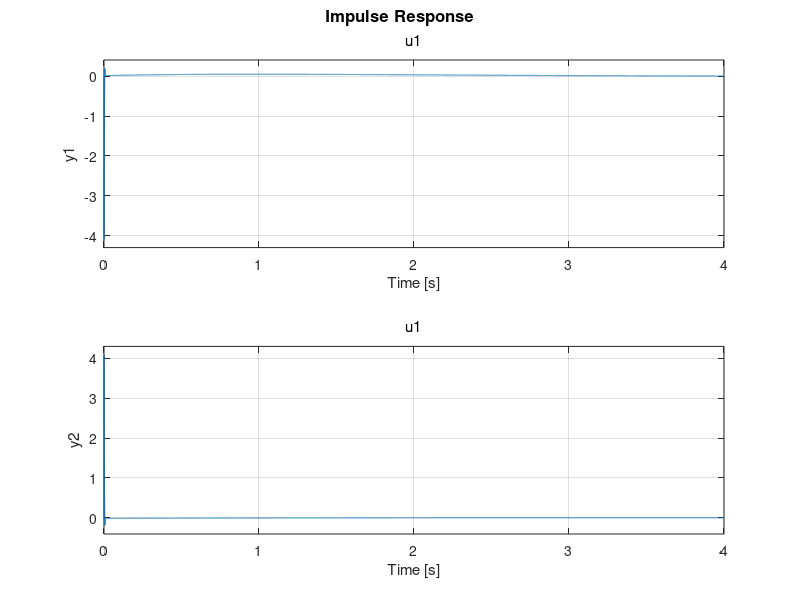
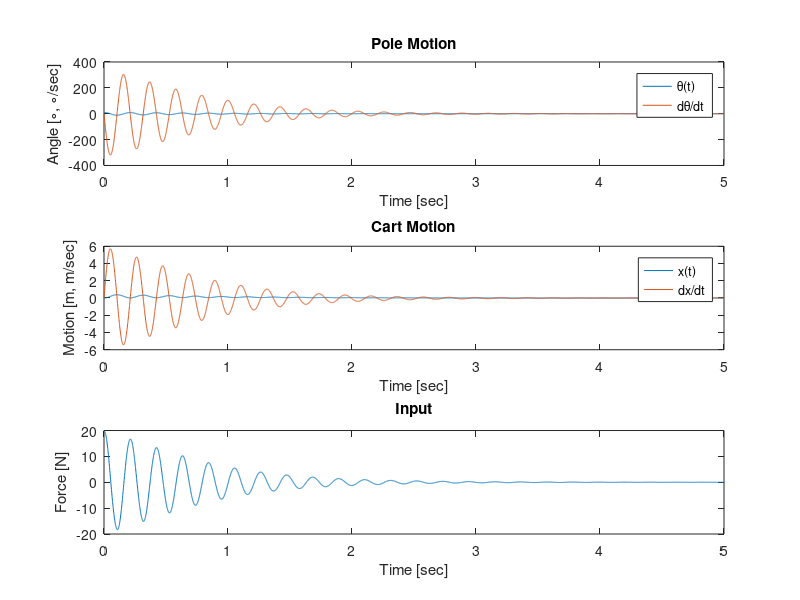
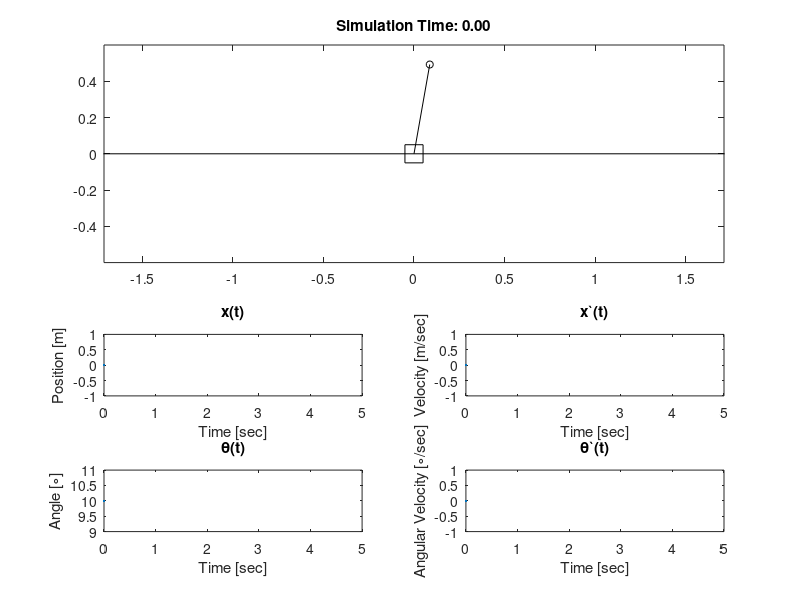

MATLAB code to generate these figures, in order: (Note: this script raises an error after producing the figures.)
%% Inverted Pendulum Cart Simulation
% Controller Design
clc;

M = 0.1;
m = 0.02;
l = 0.5;
b = 0.4;
g = 9.81;
J = m*l^2;
B = 0.001;

D = (m*l)^2-(m+M)*(J+m*l^2);
A = [(J+m*l^2)*b/D -m*l*B/D 0 (m*l)^2*g/D;...
    -m*l*b/D (M+m)*B/D 0 -(M+m)*m*g*l/D;...
    1 0 0 0;...
    0 1 0 0];
BB = [-(J+m*l^2)/D; m*l/D; 0; 0]/D;
sys = ss(A,...
    BB, [0 0 1 0; 0 0 0 1], 0);
Q = [0,0,0,0;...
    0,0,0,0;...
    0,0,1,0;...
    0,0,0,100];
R = 0.01;
[K,S,P] = lqr(sys,Q,R);
figure(1);
impulse(ss(A-BB*K, BB, [0 0 1 0; 0 0 0 1], 0))

%% Simulation
% initial value
dt = 0.001;
t = 0:dt:5;
xp = zeros(size(t));
thp = zeros(size(t));
x = zeros(size(t));
th = zeros(size(t));
F = zeros(size(t));
th(1) = deg2rad(10);

% Runge-Kutta Simulation
wb = waitbar(0, 'Wait...');
f = @(xp, thp, th, F) [[m*l*cos(th) J+m*l^2; M+m m*l*cos(th)]\[m*g*l*sin(th)-B*thp; F-b*xp+m*l*thp^2*sin(th)]; xp; thp];
for n = 1:length(t)-1
    waitbar(n/length(t), wb);
    F(n) = (K*[xp(n); thp(n); x(n); th(n)]);
    
    k1 = f(xp(n), thp(n), th(n), F(n));
    k2 = f(xp(n)+dt*k1(1)/2, thp(n)+dt*k1(2)/2, th(n)+dt*k1(4)/2, F(n));
    k3 = f(xp(n)+dt*k2(1)/2, thp(n)+dt*k2(2)/2, th(n)+dt*k2(4)/2, F(n));
    k4 = f(xp(n)+dt*k3(1), thp(n)+dt*k3(2), th(n)+dt*k3(4), F(n));
    dy = dt/6*(k1+2*k2+2*k3+k4);
    xp(n+1) = xp(n) + dy(1);
    thp(n+1) = thp(n) + dy(2);
    x(n+1) = x(n) + dy(3);
    th(n+1) = th(n) + dy(4);
end
close(wb);
%% Simple Plot
figure(2);
subplot(3, 1, 1);
plot(t, rad2deg(th), t, rad2deg(thp));
title('Pole Motion');
xlabel('Time [sec]');
ylabel('Angle [\circ, \circ/sec]');
legend('\theta(t)', 'd\theta/dt');
subplot(3, 1, 2);
plot(t, x, t, xp);
title('Cart Motion');
xlabel('Time [sec]');
ylabel('Motion [m, m/sec]');
legend('x(t)', 'dx/dt');
subplot(3, 1, 3);
plot(t, F);
title('Input');
xlabel('Time [sec]');
ylabel('Force [N]');

%% Real-time Plot
figure(3);
subplot(4, 2, [1 2 3 4]);
n = 1;
circx = 0.02*cos(linspace(0, 2*pi, 10));
circy = 0.02*sin(linspace(0, 2*pi, 10));
ground = plot([-10 10], [0 0], 'k');
axes_handle = gca;
hold on
cart_size = 0.05;
cart = plot([x(n)-cart_size x(n)-cart_size x(n)+cart_size x(n)+cart_size x(n)-cart_size],...
    cart_size*[1 -1 -1 1 1], 'k');
rod = plot([x(n) x(n)+l*sin(th(n))], [0 l*cos(th(n))], 'k');
pen = plot(circx+x(n)+l*sin(th(n)), circy+l*cos(th(n)), 'k');
hold off
axis equal;
ylim([-0.6 0.6]);

time_range = 5;
subplot(4, 2, 5);
x_plot = plot(t(1:n), x(1:n));
axis auto;
title('x(t)');
xlabel('Time [sec]');
ylabel('Position [m]');
xlim([0 time_range]);
x_axes = gca;

subplot(4, 2, 6);
xp_plot = plot(t(1:n), xp(1:n));
axis auto;
title('x`(t)');
xlabel('Time [sec]');
ylabel('Velocity [m/sec]');
xlim([0 time_range]);
xp_axes = gca;

subplot(4, 2, 7);
th_plot = plot(t(1:n), rad2deg(th(1:n)));
axis auto;
title('\theta(t)');
xlabel('Time [sec]');
ylabel('Angle [\circ]');
xlim([0 time_range]);
th_axes = gca;

subplot(4, 2, 8);
thp_plot = plot(t(1:n), rad2deg(thp(1:n)));
axis auto;
title('\theta`(t)');
xlabel('Time [sec]');
ylabel('Angular Velocity [\circ/sec]');
xlim([0 time_range]);
thp_axes = gca;
%%
tic;
n = 1;
while n < length(t)
    while toc < t(n)
    end
    title(axes_handle, ['Simulation Time: ' sprintf('%.2f', t(n))])
    cart.XData = [x(n)-cart_size x(n)-cart_size x(n)+cart_size x(n)+cart_size x(n)-cart_size];
    rod.XData = [x(n) x(n)+l*sin(th(n))];
    rod.YData = [0 l*cos(th(n))];
    pen.XData = circx+x(n)+l*sin(th(n));
    pen.YData = circy+l*cos(th(n));
    
    x_plot.XData = t(1:n);
    x_plot.YData = x(1:n);
    xp_plot.XData = t(1:n);
    xp_plot.YData = xp(1:n);
    th_plot.XData = t(1:n);
    th_plot.YData = rad2deg(th(1:n));
    thp_plot.XData = t(1:n);
    thp_plot.YData = rad2deg(thp(1:n));
    if t(n) >= 5
        x_axes.XLim = [t(n)-5 t(n)];
        xp_axes.XLim = [t(n)-5 t(n)];
        th_axes.XLim = [t(n)-5 t(n)];
        thp_axes.XLim = [t(n)-5 t(n)];
    end
    figure(gcf);
    n = n + 10;
end 